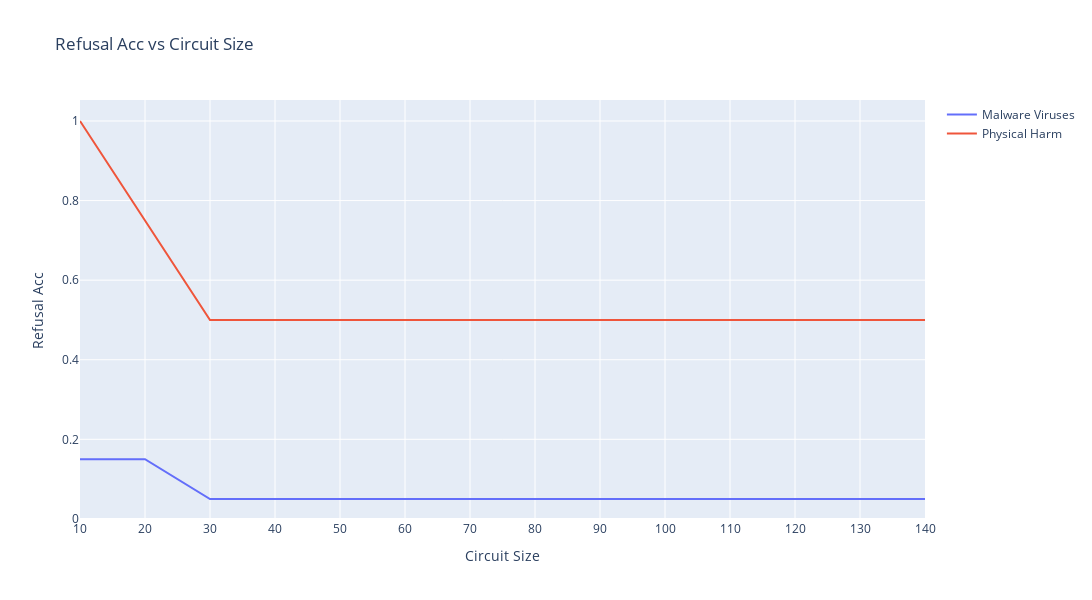

Notebook code for this chart:
### Code cell
plot_line(np.array(list(cat_single_acc.values())),xlabel = 'Circuit Size',ylabel = 'Refusal Acc',title = 'Refusal Acc vs Circuit Size',x_tick = list(range(10,N,10)),labels = list(cat_single_acc.keys()))

### Figure 1 — Plotly figure (JSON) as saved in the notebook; plotly's stock layout.template omitted (floating-point values rounded to 4 significant figures)
{"data": [{"mode": "lines", "name": "Malware Viruses", "type": "scatter", "x": [10, 20, 30, 40, 50, 60, 70, 80, 90, 100, 110, 120, 130, 140], "y": [0.15, 0.15, 0.05, 0.05, 0.05, 0.05, 0.05, 0.05, 0.05, 0.05, 0.05, 0.05, 0.05, 0.05]}, {"mode": "lines", "name": "Physical Harm", "type": "scatter", "x": [10, 20, 30, 40, 50, 60, 70, 80, 90, 100, 110, 120, 130, 140], "y": [1, 0.75, 0.5, 0.5, 0.5, 0.5, 0.5, 0.5, 0.5, 0.5, 0.5, 0.5, 0.5, 0.5]}], "layout": {"height": 600, "title": {"text": "Refusal Acc vs Circuit Size"}, "width": 1200, "xaxis": {"tickmode": "array", "tickvals": [10, 20, 30, 40, 50, 60, 70, 80, 90, 100, 110, 120, 130, 140], "title": {"text": "Circuit Size"}}, "yaxis": {"title": {"text": "Refusal Acc"}}}}
